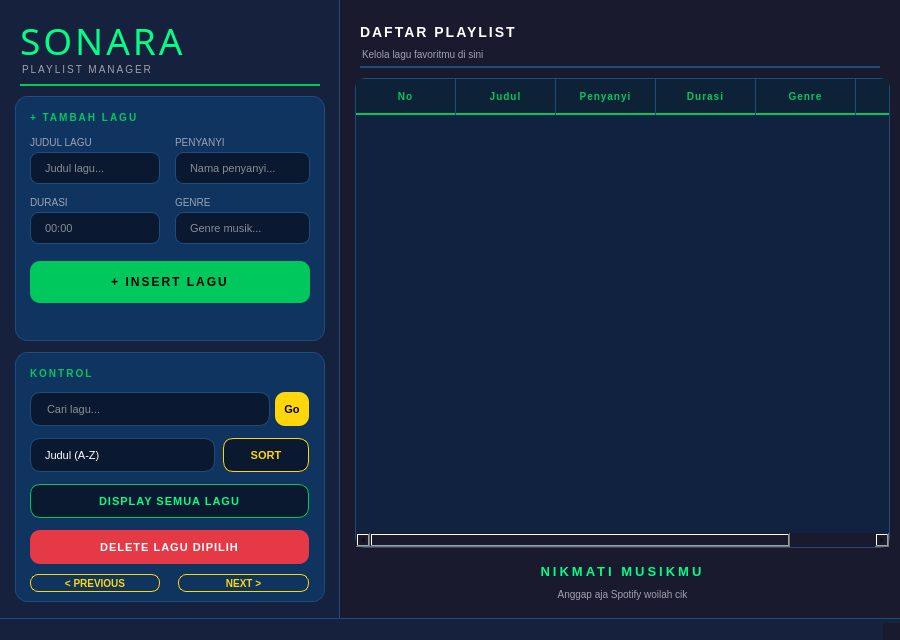
<?xml version="1.0" encoding="UTF-8"?>
<ui version="4.0">
 <class>MainWindow</class>
 <widget class="QMainWindow" name="MainWindow">
  <property name="geometry">
   <rect><x>0</x><y>0</y><width>900</width><height>640</height></rect>
  </property>
  <property name="minimumSize">
   <size><width>900</width><height>640</height></size>
  </property>
  <property name="windowTitle">
   <string>SONARA — Playlist Manager</string>
  </property>
  <property name="styleSheet">
   <string notr="true">background-color: #1a1a2e;</string>
  </property>

  <widget class="QWidget" name="centralwidget">
   <property name="styleSheet">
    <string notr="true">background-color: #1a1a2e;</string>
   </property>
   <layout class="QHBoxLayout" name="horizontalLayout">
    <property name="spacing"><number>0</number></property>
    <property name="leftMargin"><number>0</number></property>
    <property name="topMargin"><number>0</number></property>
    <property name="rightMargin"><number>0</number></property>
    <property name="bottomMargin"><number>0</number></property>

    <!-- PANEL KIRI -->
    <item>
     <widget class="QWidget" name="panelKiri" native="true">
      <property name="minimumSize"><size><width>340</width><height>0</height></size></property>
      <property name="maximumSize"><size><width>340</width><height>16777215</height></size></property>
      <property name="styleSheet">
       <string notr="true">QWidget { background-color: #16213e; border-right: 1px solid #1e4d7b; }</string>
      </property>

      <!-- Judul -->
      <widget class="QLabel" name="labelTitle">
       <property name="geometry"><rect><x>20</x><y>18</y><width>280</width><height>45</height></rect></property>
       <property name="font"><font><family>Impact</family><pointsize>28</pointsize></font></property>
       <property name="styleSheet">
        <string notr="true">color: #00ff87; background: transparent; border: none; letter-spacing: 3px;</string>
       </property>
       <property name="text"><string>SONARA</string></property>
      </widget>

      <!-- Subtitle -->
      <widget class="QLabel" name="labelSubtitle">
       <property name="geometry"><rect><x>22</x><y>60</y><width>250</width><height>18</height></rect></property>
       <property name="styleSheet">
        <string notr="true">color: #a0a0b0; font-size: 10px; background: transparent; border: none; letter-spacing: 2px;</string>
       </property>
       <property name="text"><string>PLAYLIST MANAGER</string></property>
      </widget>

      <!-- Garis Header -->
      <widget class="QFrame" name="lineHeader">
       <property name="geometry"><rect><x>20</x><y>84</y><width>300</width><height>2</height></rect></property>
       <property name="styleSheet"><string notr="true">background-color: #00c85d; border: none;</string></property>
       <property name="frameShape"><enum>QFrame::Shape::HLine</enum></property>
      </widget>

      <!-- CARD FORM INPUT -->
      <widget class="QFrame" name="frame">
       <property name="geometry"><rect><x>15</x><y>96</y><width>310</width><height>245</height></rect></property>
       <property name="styleSheet">
        <string notr="true">QFrame { background-color: #0f3460; border-radius: 12px; border: 1px solid #1e4d7b; }</string>
       </property>
       <property name="frameShape"><enum>QFrame::Shape::StyledPanel</enum></property>
       <property name="frameShadow"><enum>QFrame::Shadow::Raised</enum></property>

       <widget class="QLabel" name="labelFormTitle">
        <property name="geometry"><rect><x>15</x><y>10</y><width>200</width><height>22</height></rect></property>
        <property name="styleSheet">
         <string notr="true">color: #00c85d; font-size: 10px; font-weight: bold; letter-spacing: 2px; background: transparent; border: none;</string>
        </property>
        <property name="text"><string>+ TAMBAH LAGU</string></property>
       </widget>

       <!-- Judul Lagu -->
       <widget class="QLabel" name="labelInputJudul">
        <property name="geometry"><rect><x>15</x><y>38</y><width>130</width><height>16</height></rect></property>
        <property name="styleSheet"><string notr="true">color: #a0a0b0; font-size: 10px; background: transparent; border: none;</string></property>
        <property name="text"><string>JUDUL LAGU</string></property>
       </widget>
       <widget class="QLineEdit" name="inputJudul">
        <property name="geometry"><rect><x>15</x><y>56</y><width>130</width><height>32</height></rect></property>
        <property name="styleSheet">
         <string notr="true">QLineEdit { background-color: #0a1930; color: #ffffff; border: 1px solid #1e4d7b; border-radius: 8px; padding: 4px 12px; font-size: 11px; } QLineEdit:focus { border: 1px solid #00c85d; }</string>
        </property>
        <property name="placeholderText"><string>Judul lagu...</string></property>
       </widget>

       <!-- Penyanyi -->
       <widget class="QLabel" name="labelInputPenyanyi">
        <property name="geometry"><rect><x>160</x><y>38</y><width>130</width><height>16</height></rect></property>
        <property name="styleSheet"><string notr="true">color: #a0a0b0; font-size: 10px; background: transparent; border: none;</string></property>
        <property name="text"><string>PENYANYI</string></property>
       </widget>
       <widget class="QLineEdit" name="inputPenyanyi">
        <property name="geometry"><rect><x>160</x><y>56</y><width>135</width><height>32</height></rect></property>
        <property name="styleSheet">
         <string notr="true">QLineEdit { background-color: #0a1930; color: #ffffff; border: 1px solid #1e4d7b; border-radius: 8px; padding: 4px 12px; font-size: 11px; } QLineEdit:focus { border: 1px solid #00c85d; }</string>
        </property>
        <property name="placeholderText"><string>Nama penyanyi...</string></property>
       </widget>

       <!-- Durasi -->
       <widget class="QLabel" name="labelInputDurasi">
        <property name="geometry"><rect><x>15</x><y>98</y><width>130</width><height>16</height></rect></property>
        <property name="styleSheet"><string notr="true">color: #a0a0b0; font-size: 10px; background: transparent; border: none;</string></property>
        <property name="text"><string>DURASI</string></property>
       </widget>
       <widget class="QLineEdit" name="inputDurasi">
        <property name="geometry"><rect><x>15</x><y>116</y><width>130</width><height>32</height></rect></property>
        <property name="styleSheet">
         <string notr="true">QLineEdit { background-color: #0a1930; color: #ffffff; border: 1px solid #1e4d7b; border-radius: 8px; padding: 4px 12px; font-size: 11px; } QLineEdit:focus { border: 1px solid #00c85d; }</string>
        </property>
        <property name="placeholderText"><string>00:00</string></property>
       </widget>

       <!-- Genre -->
       <widget class="QLabel" name="labelInputGenre">
        <property name="geometry"><rect><x>160</x><y>98</y><width>130</width><height>16</height></rect></property>
        <property name="styleSheet"><string notr="true">color: #a0a0b0; font-size: 10px; background: transparent; border: none;</string></property>
        <property name="text"><string>GENRE</string></property>
       </widget>
       <widget class="QLineEdit" name="inputGenre">
        <property name="geometry"><rect><x>160</x><y>116</y><width>135</width><height>32</height></rect></property>
        <property name="styleSheet">
         <string notr="true">QLineEdit { background-color: #0a1930; color: #ffffff; border: 1px solid #1e4d7b; border-radius: 8px; padding: 4px 12px; font-size: 11px; } QLineEdit:focus { border: 1px solid #00c85d; }</string>
        </property>
        <property name="placeholderText"><string>Genre musik...</string></property>
       </widget>

       <!-- Tombol Insert -->
       <widget class="QPushButton" name="btnInsertLagu">
        <property name="geometry"><rect><x>15</x><y>165</y><width>280</width><height>42</height></rect></property>
        <property name="styleSheet">
         <string notr="true">QPushButton { background-color: #00c85d; color: #000000; border-radius: 10px; font-size: 12px; font-weight: bold; letter-spacing: 2px; border: none; } QPushButton:hover { background-color: #00ff87; } QPushButton:pressed { background-color: #009944; }</string>
        </property>
        <property name="text"><string>+ INSERT LAGU</string></property>
       </widget>
      </widget>
      <!-- END CARD FORM INPUT -->

      <!-- CARD KONTROL -->
      <widget class="QFrame" name="frame_2">
       <property name="geometry"><rect><x>15</x><y>352</y><width>310</width><height>250</height></rect></property>
       <property name="styleSheet">
        <string notr="true">QFrame { background-color: #0f3460; border-radius: 12px; border: 1px solid #1e4d7b; }</string>
       </property>
       <property name="frameShape"><enum>QFrame::Shape::StyledPanel</enum></property>
       <property name="frameShadow"><enum>QFrame::Shadow::Raised</enum></property>

       <widget class="QLabel" name="labelKontrolTitle">
        <property name="geometry"><rect><x>15</x><y>10</y><width>200</width><height>22</height></rect></property>
        <property name="styleSheet">
         <string notr="true">color: #00c85d; font-size: 10px; font-weight: bold; letter-spacing: 2px; background: transparent; border: none;</string>
        </property>
        <property name="text"><string>KONTROL</string></property>
       </widget>

       <!-- Search -->
       <widget class="QLineEdit" name="inputSearch">
        <property name="geometry"><rect><x>15</x><y>40</y><width>240</width><height>34</height></rect></property>
        <property name="styleSheet">
         <string notr="true">QLineEdit { background-color: #0a1930; color: #ffffff; border: 1px solid #1e4d7b; border-radius: 10px; padding: 4px 14px; font-size: 11px; } QLineEdit:focus { border: 1px solid #00c85d; }</string>
        </property>
        <property name="placeholderText"><string>Cari lagu...</string></property>
       </widget>
       <widget class="QPushButton" name="btnSearch">
        <property name="geometry"><rect><x>260</x><y>40</y><width>34</width><height>34</height></rect></property>
        <property name="minimumSize"><size><width>34</width><height>34</height></size></property>
        <property name="maximumSize"><size><width>34</width><height>34</height></size></property>
        <property name="styleSheet">
         <string notr="true">QPushButton { background-color: #ffd60a; color: #000; border-radius: 10px; font-size: 11px; font-weight: bold; border: none; } QPushButton:hover { background-color: #00ff87; } QPushButton:pressed { background-color: #e6c000; }</string>
        </property>
        <property name="text"><string>Go</string></property>
       </widget>

       <!-- Sort -->
       <widget class="QComboBox" name="comboSort">
        <property name="geometry"><rect><x>15</x><y>86</y><width>185</width><height>34</height></rect></property>
        <property name="styleSheet">
         <string notr="true">QComboBox { background-color: #0a1930; color: #ffffff; border: 1px solid #1e4d7b; border-radius: 10px; padding: 4px 14px; font-size: 11px; } QComboBox:focus { border: 1px solid #00c85d; } QComboBox::drop-down { border: none; width: 20px; } QComboBox QAbstractItemView { background-color: #0f3460; color: #ffffff; selection-background-color: #009944; border: 1px solid #1e4d7b; }</string>
        </property>
        <item><property name="text"><string>Judul (A-Z)</string></property></item>
        <item><property name="text"><string>Penyanyi</string></property></item>
        <item><property name="text"><string>Genre</string></property></item>
       </widget>
       <!-- Tombol Sort -->
       <widget class="QPushButton" name="btnSort">
        <property name="geometry"><rect><x>208</x><y>86</y><width>86</width><height>34</height></rect></property>
        <property name="styleSheet">
         <string notr="true">QPushButton { background-color: #0a1930; color: #ffd60a; border-radius: 10px; font-size: 11px; font-weight: bold; border: 1px solid #ffd60a; } QPushButton:hover { background-color: #ffd60a; color: #000; } QPushButton:pressed { background-color: #e6c000; }</string>
        </property>
        <property name="text"><string>SORT</string></property>
       </widget>

       <!-- Tombol Display -->
       <widget class="QPushButton" name="btnDisplay">
        <property name="geometry"><rect><x>15</x><y>132</y><width>279</width><height>34</height></rect></property>
        <property name="styleSheet">
         <string notr="true">QPushButton { background-color: #0a1930; color: #00ff87; border-radius: 10px; font-size: 11px; font-weight: bold; letter-spacing: 1px; border: 1px solid #00c85d; } QPushButton:hover { background-color: #00c85d; color: #000; } QPushButton:pressed { background-color: #009944; }</string>
        </property>
        <property name="text"><string>DISPLAY SEMUA LAGU</string></property>
       </widget>

       <!-- Tombol Delete -->
       <widget class="QPushButton" name="btnDeleteGlobal">
        <property name="geometry"><rect><x>15</x><y>178</y><width>279</width><height>34</height></rect></property>
        <property name="styleSheet">
         <string notr="true">QPushButton { background-color: #e63946; color: white; border-radius: 10px; font-size: 11px; font-weight: bold; letter-spacing: 1px; border: none; } QPushButton:hover { background-color: #ff6b6b; } QPushButton:pressed { background-color: #c1121f; }</string>
        </property>
        <property name="text"><string>DELETE LAGU DIPILIH</string></property>
       </widget>

       <!-- Previous & Next -->
       <widget class="QPushButton" name="btnPrevious">
        <property name="geometry"><rect><x>15</x><y>222</y><width>130</width><height>18</height></rect></property>
        <property name="styleSheet">
         <string notr="true">QPushButton { background-color: transparent; color: #ffd60a; border-radius: 8px; font-size: 10px; font-weight: bold; border: 1px solid #ffd60a; } QPushButton:hover { background-color: #ffd60a; color: #000; }</string>
        </property>
        <property name="text"><string>&lt; PREVIOUS</string></property>
       </widget>
       <widget class="QPushButton" name="btnNext">
        <property name="geometry"><rect><x>163</x><y>222</y><width>131</width><height>18</height></rect></property>
        <property name="styleSheet">
         <string notr="true">QPushButton { background-color: transparent; color: #ffd60a; border-radius: 8px; font-size: 10px; font-weight: bold; border: 1px solid #ffd60a; } QPushButton:hover { background-color: #ffd60a; color: #000; }</string>
        </property>
        <property name="text"><string>NEXT &gt;</string></property>
       </widget>
      </widget>
      <!-- END CARD KONTROL -->

      <!-- Widget tersembunyi -->
      <widget class="QLabel" name="labelPauseIcon">
       <property name="geometry"><rect><x>0</x><y>0</y><width>0</width><height>0</height></rect></property>
       <property name="text"><string/></property>
      </widget>
      <widget class="QLabel" name="labelLogoSonara">
       <property name="geometry"><rect><x>0</x><y>0</y><width>0</width><height>0</height></rect></property>
       <property name="text"><string/></property>
      </widget>
     </widget>
    </item>
    <!-- END PANEL KIRI -->

    <!-- PANEL KANAN -->
    <item>
     <widget class="QWidget" name="panelKanan" native="true">
      <property name="styleSheet"><string notr="true">background-color: #1a1a2e;</string></property>

      <widget class="QLabel" name="labelPlaylistHeader">
       <property name="geometry"><rect><x>20</x><y>18</y><width>400</width><height>28</height></rect></property>
       <property name="styleSheet">
        <string notr="true">color: #ffffff; font-size: 14px; font-weight: bold; letter-spacing: 2px; background: transparent;</string>
       </property>
       <property name="text"><string>DAFTAR PLAYLIST</string></property>
      </widget>

      <widget class="QLabel" name="labelPlaylistSub">
       <property name="geometry"><rect><x>22</x><y>46</y><width>400</width><height>16</height></rect></property>
       <property name="styleSheet"><string notr="true">color: #a0a0b0; font-size: 10px; background: transparent;</string></property>
       <property name="text"><string>Kelola lagu favoritmu di sini</string></property>
      </widget>

      <widget class="QFrame" name="lineRight">
       <property name="geometry"><rect><x>20</x><y>66</y><width>520</width><height>2</height></rect></property>
       <property name="styleSheet"><string notr="true">background-color: #1e4d7b; border: none;</string></property>
       <property name="frameShape"><enum>QFrame::Shape::HLine</enum></property>
      </widget>

      <!-- Tabel -->
      <widget class="QTableWidget" name="tablePlaylist">
       <property name="geometry"><rect><x>15</x><y>78</y><width>535</width><height>470</height></rect></property>
       <property name="styleSheet">
        <string notr="true">QTableWidget { background-color: #112240; color: #ffffff; border: 1px solid #1e4d7b; border-radius: 10px; gridline-color: #1e4d7b; font-size: 11px; outline: none; } QTableWidget::item { padding: 6px 8px; border-bottom: 1px solid #1e4d7b; } QTableWidget::item:selected { background-color: #009944; color: white; } QTableWidget::item:alternate { background-color: #0a1930; } QHeaderView::section { background-color: #0d2137; color: #00c85d; font-size: 10px; font-weight: bold; letter-spacing: 1px; padding: 8px 6px; border: none; border-bottom: 2px solid #00c85d; border-right: 1px solid #1e4d7b; } QScrollBar:vertical { background: #0d2137; width: 8px; border-radius: 4px; } QScrollBar::handle:vertical { background: #009944; border-radius: 4px; }</string>
       </property>
       <property name="alternatingRowColors"><bool>true</bool></property>
       <property name="selectionBehavior"><enum>QAbstractItemView::SelectionBehavior::SelectRows</enum></property>
       <property name="showGrid"><bool>true</bool></property>
       <column><property name="text"><string>No</string></property></column>
       <column><property name="text"><string>Judul</string></property></column>
       <column><property name="text"><string>Penyanyi</string></property></column>
       <column><property name="text"><string>Durasi</string></property></column>
       <column><property name="text"><string>Genre</string></property></column>
       <column><property name="text"><string>Aksi</string></property></column>
      </widget>

      <!-- Tagline -->
      <widget class="QLabel" name="labelTagline">
       <property name="geometry"><rect><x>15</x><y>556</y><width>535</width><height>30</height></rect></property>
       <property name="styleSheet"><string notr="true">color: #00ff87; font-size: 13px; font-weight: bold; letter-spacing: 3px; background: transparent;</string></property>
       <property name="text"><string>NIKMATI MUSIKMU</string></property>
       <property name="alignment"><set>Qt::AlignmentFlag::AlignCenter</set></property>
      </widget>
      <widget class="QLabel" name="labelSubTagline">
       <property name="geometry"><rect><x>15</x><y>585</y><width>535</width><height>18</height></rect></property>
       <property name="styleSheet"><string notr="true">color: #a0a0b0; font-size: 10px; background: transparent;</string></property>
       <property name="text"><string>Anggap aja Spotify woilah cik</string></property>
       <property name="alignment"><set>Qt::AlignmentFlag::AlignCenter</set></property>
      </widget>

      <widget class="QLabel" name="labelImageHeadphone">
       <property name="geometry"><rect><x>0</x><y>0</y><width>0</width><height>0</height></rect></property>
       <property name="text"><string/></property>
      </widget>
     </widget>
    </item>
    <!-- END PANEL KANAN -->

   </layout>
  </widget>

  <widget class="QMenuBar" name="menubar">
   <property name="geometry"><rect><x>0</x><y>0</y><width>900</width><height>30</height></rect></property>
   <property name="styleSheet">
    <string notr="true">QMenuBar { background-color: #16213e; color: #a0a0b0; border-bottom: 1px solid #1e4d7b; font-size: 11px; } QMenuBar::item:selected { background-color: #0f3460; color: #00c85d; }</string>
   </property>
  </widget>
  <widget class="QStatusBar" name="statusbar">
   <property name="styleSheet">
    <string notr="true">QStatusBar { background-color: #16213e; color: #a0a0b0; font-size: 10px; border-top: 1px solid #1e4d7b; }</string>
   </property>
  </widget>
 </widget>
 <resources/>
 <connections/>
</ui>
